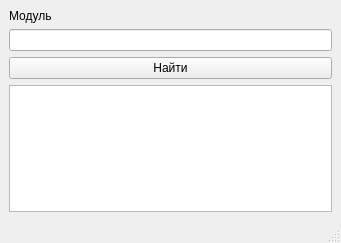
<?xml version="1.0" encoding="UTF-8"?>
<ui version="4.0">
 <class>MainWindow</class>
 <widget class="QMainWindow" name="MainWindow">
  <property name="geometry">
   <rect>
    <x>0</x>
    <y>0</y>
    <width>341</width>
    <height>243</height>
   </rect>
  </property>
  <property name="windowTitle">
   <string>Первообразные корни</string>
  </property>
  <widget class="QWidget" name="centralwidget">
   <layout class="QVBoxLayout" name="verticalLayout">
    <item>
     <widget class="QLabel" name="label">
      <property name="text">
       <string>Модуль</string>
      </property>
     </widget>
    </item>
    <item>
     <widget class="QLineEdit" name="lineEditN"/>
    </item>
    <item>
     <widget class="QPushButton" name="btnFind">
      <property name="text">
       <string>Найти</string>
      </property>
     </widget>
    </item>
    <item>
     <widget class="QTextBrowser" name="textBrowserPrimitiveRoots"/>
    </item>
   </layout>
  </widget>
  <widget class="QMenuBar" name="menubar">
   <property name="geometry">
    <rect>
     <x>0</x>
     <y>0</y>
     <width>341</width>
     <height>21</height>
    </rect>
   </property>
  </widget>
  <widget class="QStatusBar" name="statusbar"/>
 </widget>
 <resources/>
 <connections/>
</ui>
